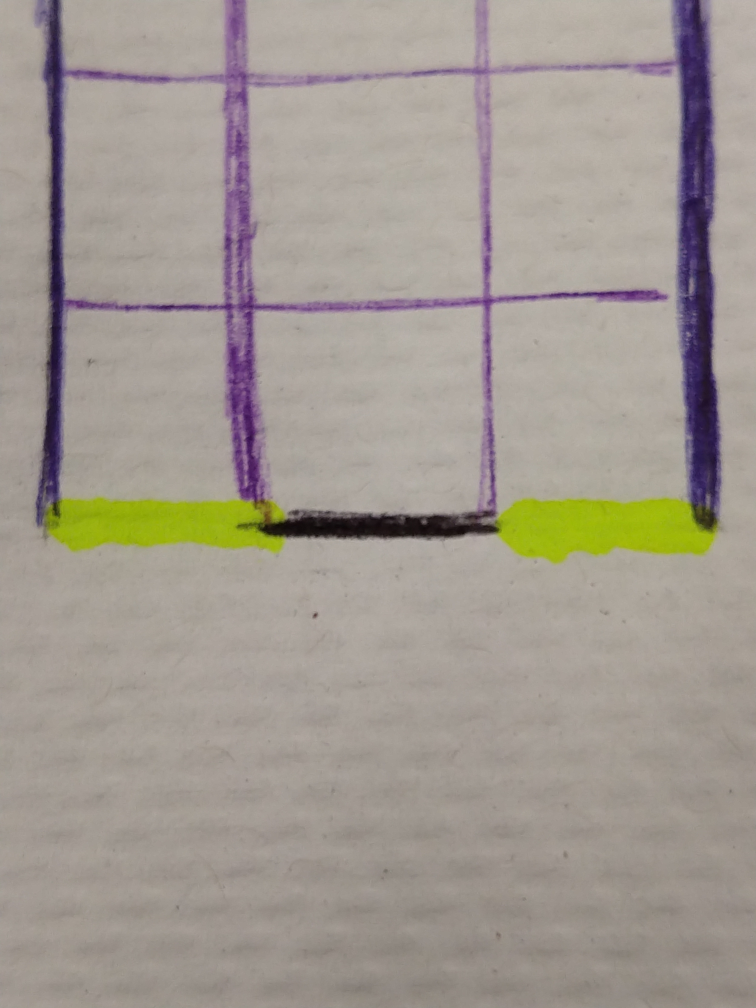
#> input picture imagerecognition/2.1/grid_start.jpg, 3024 x 4032 px, given in place of the camera (shown at 1/4 size)
$ python task_solver.py
#> lines starting #> are read from the running program, lines starting #| are printed output that depends on the picture; after the words box and inside, x2 and y2 are one past the last pixel; in counts of white or black regions, pixels touching at a corner belong together
#> in main, frame is the input picture: shape (4032, 3024, 3); mean B, G, R 145.1, 153.7, 161.5
### imagerecognition/2.1/control_angle.py
"""Keeps ROV path straight

Will detect angle between blue rail and vertical center of frame,
then tell control to correct the angle if outside of a given tolerance
"""
import cv2
import numpy as np

# This script will display video from a live feed,
# then it will find the angle between the vertical
# and a blue line displayed on screen.

# TODO: Refactor code to make easier to be called on externally,
#       Consider merging with control_height.py?

def course_correct(frame, tol):
    """Corrects ROV course based on cv

    Args:
        frame: current frame the camera is sending
        tol: tolerance (in degrees) we are willing to not course correct on

    Effects:
        will publish to /surface/task21/angle with instructions on how
        to correct the course of the ROV when applicable.
    """
    angle = find_angle(frame, False)

    if angle < 0 - tol:
        # rotate rov counterclockwise
        pass
    elif angle > tol:
        # rotate rov clockwise
        pass


def find_angle(frame, deg):
    """Finds the angle between blue rail and central vertical

    Args:
        frame: image frame which contains the blue rails
        deg: Outputs in degrees when true, radians otherwise

    Returns:
        A number representing the angle between one of the
        blue rails and the vertical
    """
#> called with deg = False

    # convert rgb image to hsv for color isolation
    hsv = cv2.cvtColor(frame, cv2.COLOR_BGR2HSV)
#> hsv: shape (4032, 3024, 3); mean H, S, V 27.9, 34.6, 163.3

    # Set bounds for what shades of blue we want
    lower_blue = np.array([100, 150, 0])
    upper_blue = np.array([140, 255, 255])

    # Isolate blue, draw lines on edges
    mask = cv2.inRange(hsv, lower_blue, upper_blue)
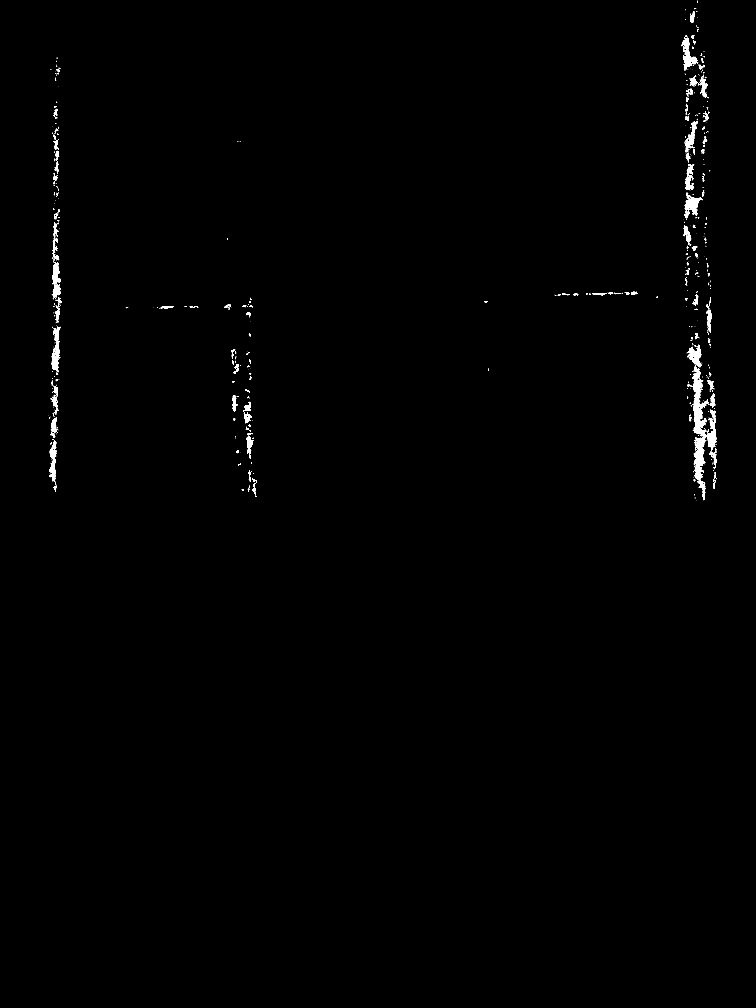
#> mask: shape (4032, 3024) (shown at 1/4 size); 0.52% white; 754 white regions (568 under 20 px), largest, box (x1, y1, x2, y2) and area: (2768, 1465, 2868, 2001) 15706, (2738, 782, 2811, 862) 2693, (210, 1050, 243, 1190) 2674
    mask = cv2.GaussianBlur(mask, (5, 5), 0)

    # Isolate lines
    edges = cv2.Canny(mask, 75, 150)
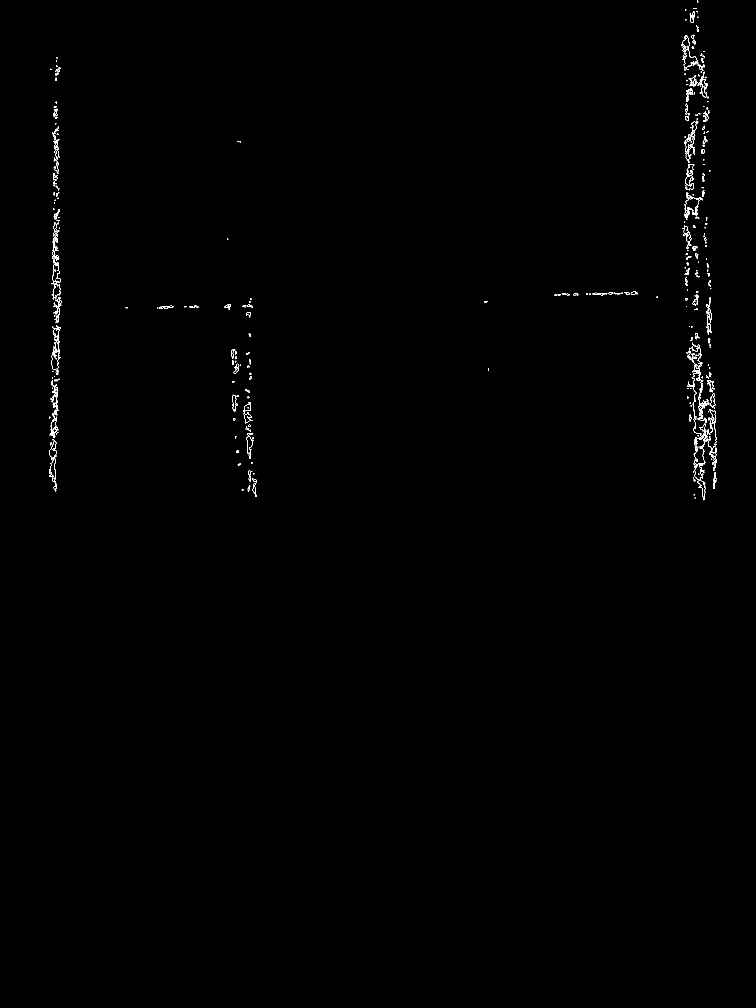
#> edges: shape (4032, 3024) (shown at 1/4 size); 0.2% white in thin lines or dots, all inside (x1, y1, x2, y2) = (196, 2, 2868, 2001)
    lines = cv2.HoughLinesP(edges, 1, np.pi/180, 50, maxLineGap=50)
#> lines = 481 rows, first 6: [223, 1965, 223, 1927], [2797, 1577, 2801, 1793], [215, 1424, 225, 852], [219, 1959, 219, 1214], [2756, 169, 2763, 377], [2751, 266, 2751, 278]

    if lines is not None:
        max_len = 0
        max_line = None
        for line in lines:
            x1, y1, x2, y2 = line[0]

            # Calculate line distances and put them in array
            lineDistance = np.sqrt((x2 - x1) ^ 2 + (y2 - y1) ^ 2)
            if lineDistance > max_len:
                max_line = line
#> this loop made 481 passes
#> (x1, y1, x2, y2, lineDistance) on passes 1 to 12: (223, 1965, 223, 1927, nan), (2797, 1577, 2801, 1793, 14.83), (215, 1424, 225, 852, nan), (219, 1959, 219, 1214, nan), (2756, 169, 2763, 377, 14.66), (2751, 266, 2751, 278, 3.46), (2769, 1306, 2773, 1555, 15.91), (216, 969, 225, 407, nan), (226, 786, 226, 407, nan), (2779, 1238, 2779, 1181, nan), (2853, 1784, 2859, 1945, 12.92), (2732, 163, 2739, 299, 11.96)

        # find and draw longest line
        x1, y1, x2, y2 = max_line[0]
#> x1 = 2753; y1 = 967; x2 = 2755; y2 = 1077

        dy = y2 - y1
#> dy = 110
        dx = x2 - x1
#> dx = 2

        # Angle from vertical (clockwise -> positive angle)
        angle_rad = np.arctan(dx/dy)
#> angle_rad = 0.0182
        return angle_rad * 180 / np.pi if deg else angle_rad


# [73 lines left out: function main, not called in this run]


# [2 lines that do not run on import are left out]

### imagerecognition/2.1/track_grid.py
"""Isolates rows of the coral reef as video feed goes on

This should be one of the drivers of the process
Consider running with a lower framerate

Hello, currently this script will :
-- Isolate and draw Pink Lines
-- Identify what kind of lines a pink line is (vertical vs horizontal)
-- Define what we want the increment barrier to be
"""

import cv2
import numpy as np
from constants import InBoundTol as bound_tols


# [36 lines left out: functions main, process_feed, not called in this run]


def find_row(img):
    """Identifies if there is a row contained within the given image frame

    Args:
        img: image to check if a row is contained inside

    Returns:
        True when image is a new row, false otherwise
    """
    height, width, _ = img.shape
#> height = 4032; width = 3024
    theta_tol = 0.01
    top = find_grid(img[0:height//2, 0:width], theta_tol)
    bot = find_grid(img[height//2:height, 0:width], theta_tol, height//2)

    # put lines on the image (for visual confirmation)
    draw_lines(top + bot, img, (0, 0, 255))

    # check if we are looking at a new row
    expected = height//6  # TODO: find a new way to see expected height
    tol = [bound_tols.LOWER_BOUND.value, bound_tols.UPPER_BOUND.value]

    top_at_bound = check_bound(top, expected, 0, tol)
    bot_at_bound = check_bound(bot, expected, height, tol)

    # if both are in bound, then we are looking at a new row,
    # pass back this row up to the top
    return top_at_bound and bot_at_bound


# Draws all polar lines in a given collection onto
# a given image, using a given color and width
# [13 lines left out: function draw_lines, not called in this run]


def find_grid(img, tol, offset=0):
    """Isolates the pink gridlines which separate cells

    Args:
        img: image to search through
        tol: how similar we are willing the lines to be
        offset: correction we need to apply to get lines in correct place

    Returns:
        List of pink mason lines found in image
    """
#> called with tol = 0.01, offset = 0
    # convert rgb image to hsv for color isolation
    hsv = cv2.cvtColor(img, cv2.COLOR_BGR2HSV)
#> hsv: shape (2016, 3024, 3); mean H, S, V 38.1, 32.8, 166.5
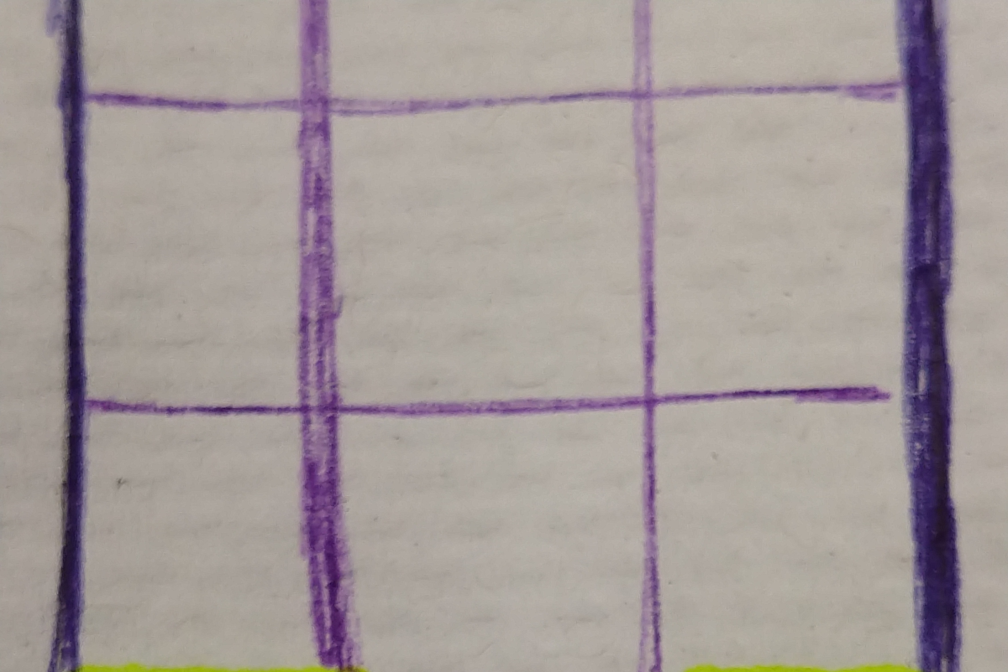
#> img: shape (2016, 3024, 3) (shown at 1/3 size); mean of channels 0, 1, 2 153.1, 154.7, 164.2; drawn as B, G, R

    # Set bounds for what shades of pink we want
    lower_pink = np.array([130, 25, 160])
    upper_pink = np.array([170, 255, 255])

    # Isolate blue, draw lines on edges
    mask = cv2.inRange(hsv, lower_pink, upper_pink)
#> mask: shape (2016, 3024); 1.4% white; 892 white regions (626 under 20 px), largest, box (x1, y1, x2, y2) and area: (1806, 256, 2177, 911) 18907, (1785, 0, 2012, 283) 9425, (1695, 789, 1944, 1201) 3205
    mask = cv2.GaussianBlur(mask, (5, 5), 0)

    # Isolate lines
    edges = cv2.Canny(mask, 75, 150)
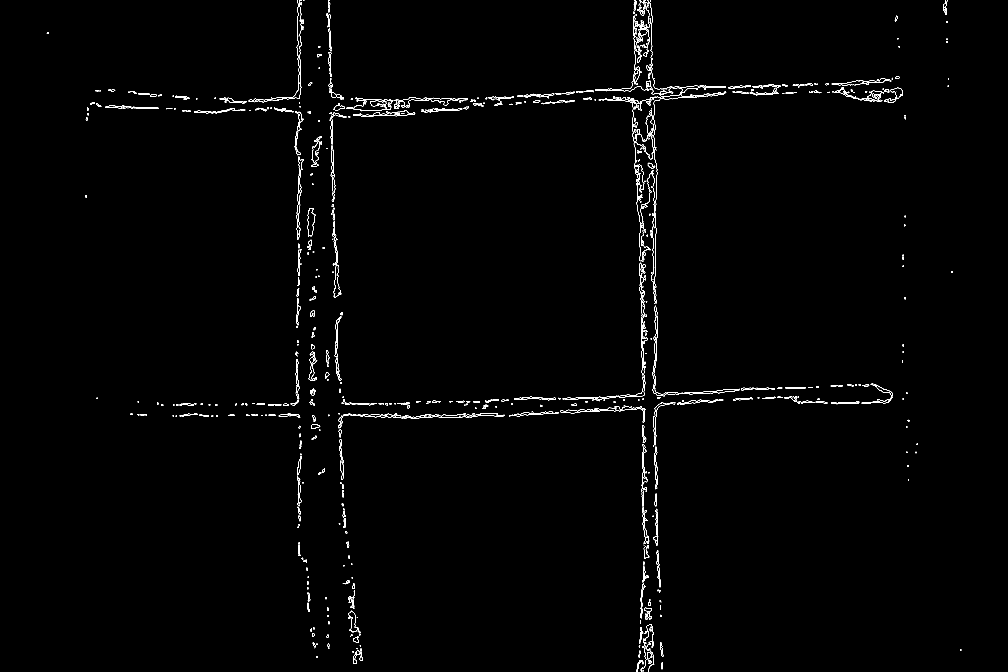
#> edges: shape (2016, 3024) (shown at 1/3 size); 0.71% white in thin lines or dots
    lines = cv2.HoughLines(edges, 1, np.pi/180, 100)
#> lines = 461 rows, first 8: [1930, 0], [-1905, 3.12], [-1907, 3.12], [895, 0], [337, 1.54], [-1945, 3.12], [368, 1.52], [360, 1.54]

    if lines is not None:
        rho_threshold = 20
        theta_threshold = 2

        # how many lines are similar to a given one
        similar_lines = {i: [] for i in range(len(lines))}
#> similar_lines = 461 items
        for i in range(len(lines)):
            for j in range(len(lines)):
                if i == j:
                    continue

                rho_i, theta_i = lines[i][0]
                rho_j, theta_j = lines[j][0]
                if abs(rho_i - rho_j) < rho_threshold and \
                   abs(theta_i - theta_j) < theta_threshold:
                    similar_lines[i].append(j)

        # ordering the INDECES of the lines by how many are similar to them
        indices = [i for i in range(len(lines))]
#> indices = 461 values from 0 to 460
        indices.sort(key=lambda x: len(similar_lines[x]))

        # line flags is the base for the filtering
        line_flags = len(lines)*[True]
#> line_flags = 461 items, first 6: True, True, True, True, True, True
        for i in range(len(lines) - 1):
            # if we already disregarded the ith element in
            # the ordered list then we don't care
            # (we will not delete anything based on it and
            # we will never reconsider using this line again)
            if not line_flags[indices[i]]:
                continue

            # filter lines which are too similar to each other
            for j in range(i + 1, len(lines)):
                if not line_flags[indices[j]]:
                    continue

                rho_i, theta_i = lines[indices[i]][0]
                rho_j, theta_j = lines[indices[j]][0]
                if abs(rho_i - rho_j) < rho_threshold and \
                   abs(theta_i - theta_j) < theta_threshold:
                    # if it is similar and has not yet been dropped
                    line_flags[indices[j]] = False
#> after the loop, line_flags = 461 items, first 6: False, False, False, False, False, False

        # print('number of Hough lines:', len(lines))

        filtered_lines = []

        # Filter lines which are horizontal out, return these
        for i in range(len(lines)):
            the = lines[i][0][1]
            if line_flags[i] and abs(np.pi/2 - the) <= tol:
                # ensure lines are at correct height
                # relative to original image before packing
                lines[i][0][0] += offset
                filtered_lines.append(lines[i])
#> this loop made 461 passes
#> the on passes 1 to 3: 0, 3.12, 3.12
#> after the loop, filtered_lines = [[[300, 1.57]], [[326, 1.57]], [[255, 1.57]]]

        # print('Number of filtered lines:', len(filtered_lines))

        return filtered_lines


# [16 lines left out: function check_bound, not called in this run]


# [2 lines that do not run on import are left out]

### imagerecognition/2.1/task_solver.py
"""Executable script which performs task 2.1

Currently under construction

Here's what this script should do:
    - Get a camera stream running
    - Spin thread for control systems (control_angle control_height)
    - Spin thread for mapping (track_grid)
    - Kill control systems thread after mapping thread is done
    - Do visualization process
"""

from control_angle import course_correct
import control_height
from track_grid import find_row
from process_row import process_row
import cv2


def main():
    src = 0
    cam = cv2.VideoCapture(src) # consider putting this in its own thread
    rows = []

    # run video until we have gathered all rows
    while(True):
        _, frame = cam.read()

        # ====== Ensure that ROV is on track =====
        # TODO: Consider spinning new thread to do this in background
        course_correct(frame, 10)
        # control line (frame)

        # ====== Collect image data =====
        rows.append(find_row(frame))
#> call 2 of find_grid, with tol = 0.01, offset = 2016
#> in find_grid (call 2), `hsv = cv2.cvtColor(img, cv2.COLOR_BGR2HSV)`: hsv: shape (2016, 3024, 3); mean H, S, V 17.6, 36.4, 160
#> in find_grid (call 2), `hsv = cv2.cvtColor(img, cv2.COLOR_BGR2HSV)`:
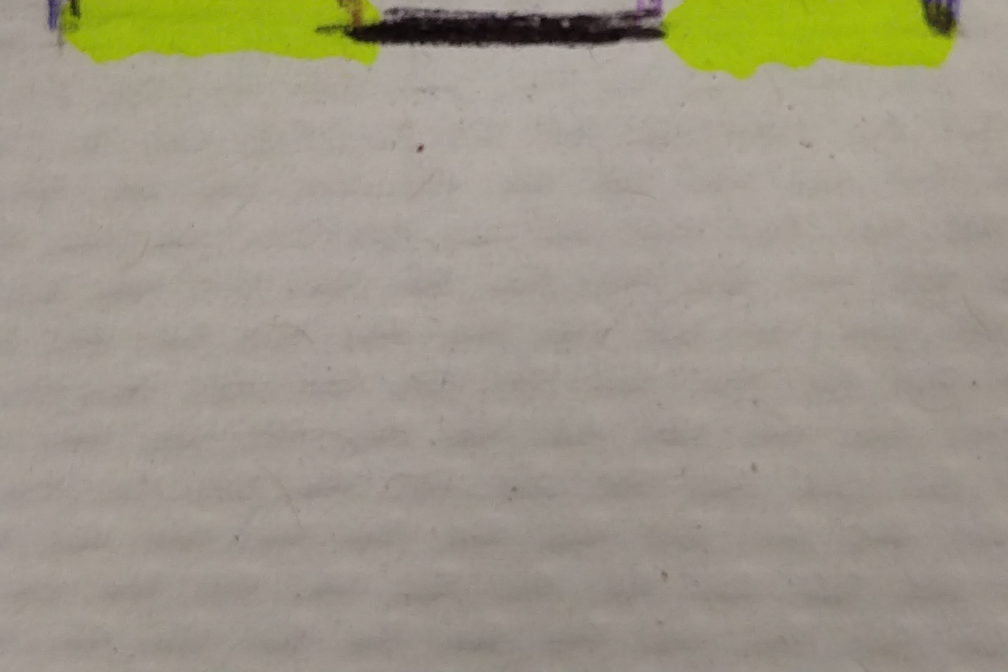
#> img: shape (2016, 3024, 3) (shown at 1/3 size); mean of channels 0, 1, 2 137, 152.7, 158.9; drawn as B, G, R
#> in find_grid (call 2), `mask = cv2.inRange(hsv, lower_pink, upper_pink)`:
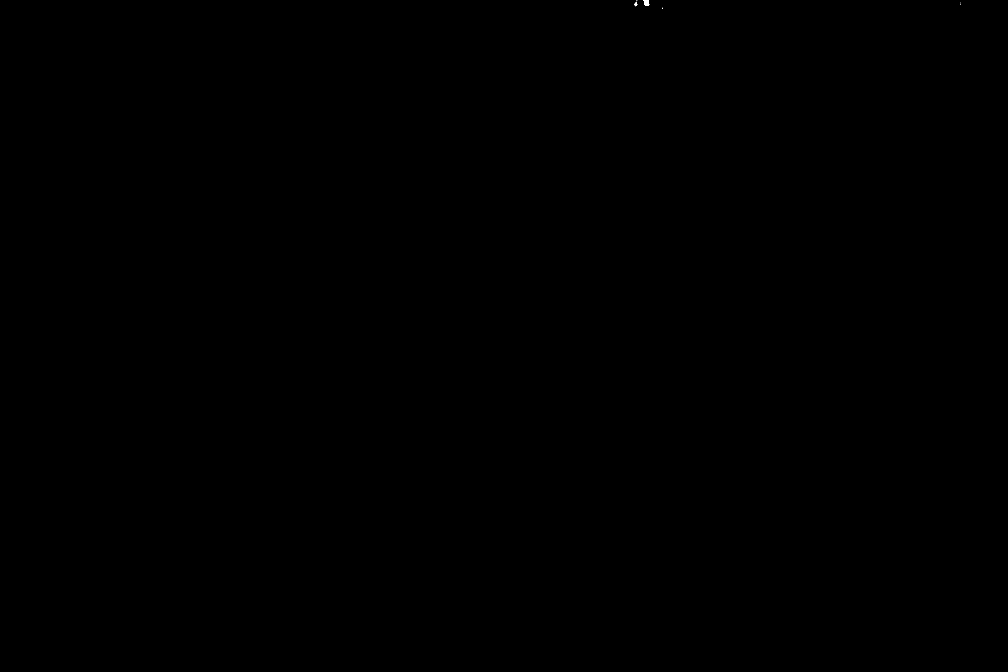
#> mask: shape (2016, 3024) (shown at 1/3 size); 0% white; 11 white regions (9 under 20 px), largest, box (x1, y1, x2, y2) and area: (1930, 0, 1948, 17) 220, (1904, 8, 1912, 19) 59
#> in find_grid (call 2), `edges = cv2.Canny(mask, 75, 150)`: edges: shape (2016, 3024); 0% white in thin lines or dots, all inside (x1, y1, x2, y2) = (1904, 0, 2883, 28)
#> in find_grid (call 2), `lines = cv2.HoughLines(edges, 1, np.pi/180, 100)`: lines = None

        # ====== Management =====
        if cv2.waitKey(27) == 1 or len(rows) == 9:
            return rows

    # ===== Shape Recognition and Finding Results =====
    # processed_rows = []
    # for row in rows:
        # # split each row into cells
        # cells = process_row(row)

        # # identify the objects in each cell
        # row_contents = identify(cells) (type list)

        # processed_rows.append(row_contents)

    # ===== Graph results =====
    # render_result(processed_rows)

    # === Free resources ===
    cam.release()
    cv2.destroyAllWindows()


if __name__ == '__main__':
#> (the run stopped early here; a loop or call above may not have finished)
